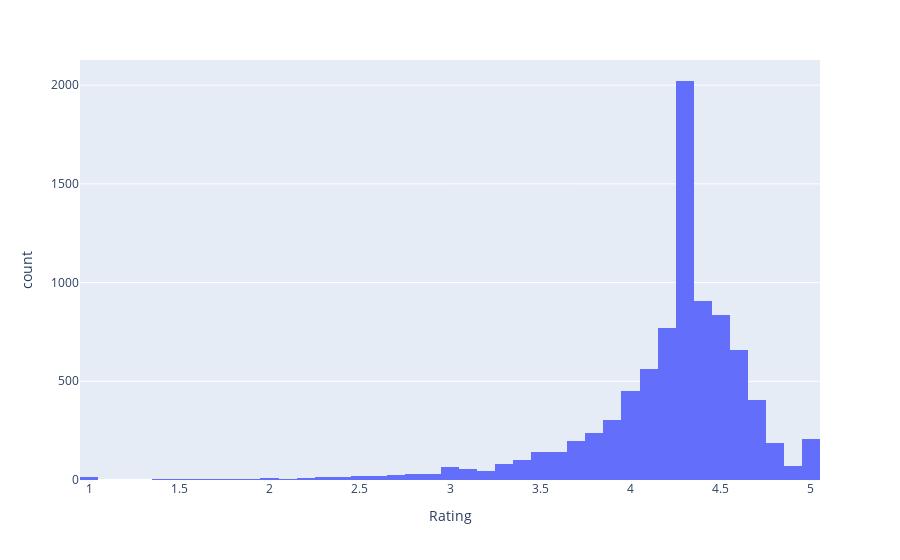

Write notebook code for a chart like this one.
### Markdown cell above
## Rating Variable

### Code cell
fig_rat = px.histogram(X_train, x="Rating")
fig_rat.show()

### Figure 1 — Plotly figure (JSON) as saved in the notebook; plotly's stock layout.template omitted (floating-point values rounded to 4 significant figures; data arrays with more than 128 entries replaced by an {"elided": "..."} marker saying what was removed)
{"data": [{"alignmentgroup": "True", "bingroup": "x", "hovertemplate": "Rating=%{x}<br>count=%{y}<extra></extra>", "legendgroup": "", "marker": {"color": "#636efa", "pattern": {"shape": ""}}, "name": "", "offsetgroup": "", "orientation": "v", "showlegend": false, "type": "histogram", "x": {"elided": "8672 float values"}, "xaxis": "x", "yaxis": "y"}], "layout": {"barmode": "relative", "legend": {"tracegroupgap": 0}, "margin": {"t": 60}, "xaxis": {"anchor": "y", "domain": [0, 1], "title": {"text": "Rating"}}, "yaxis": {"anchor": "x", "domain": [0, 1], "title": {"text": "count"}}}}
